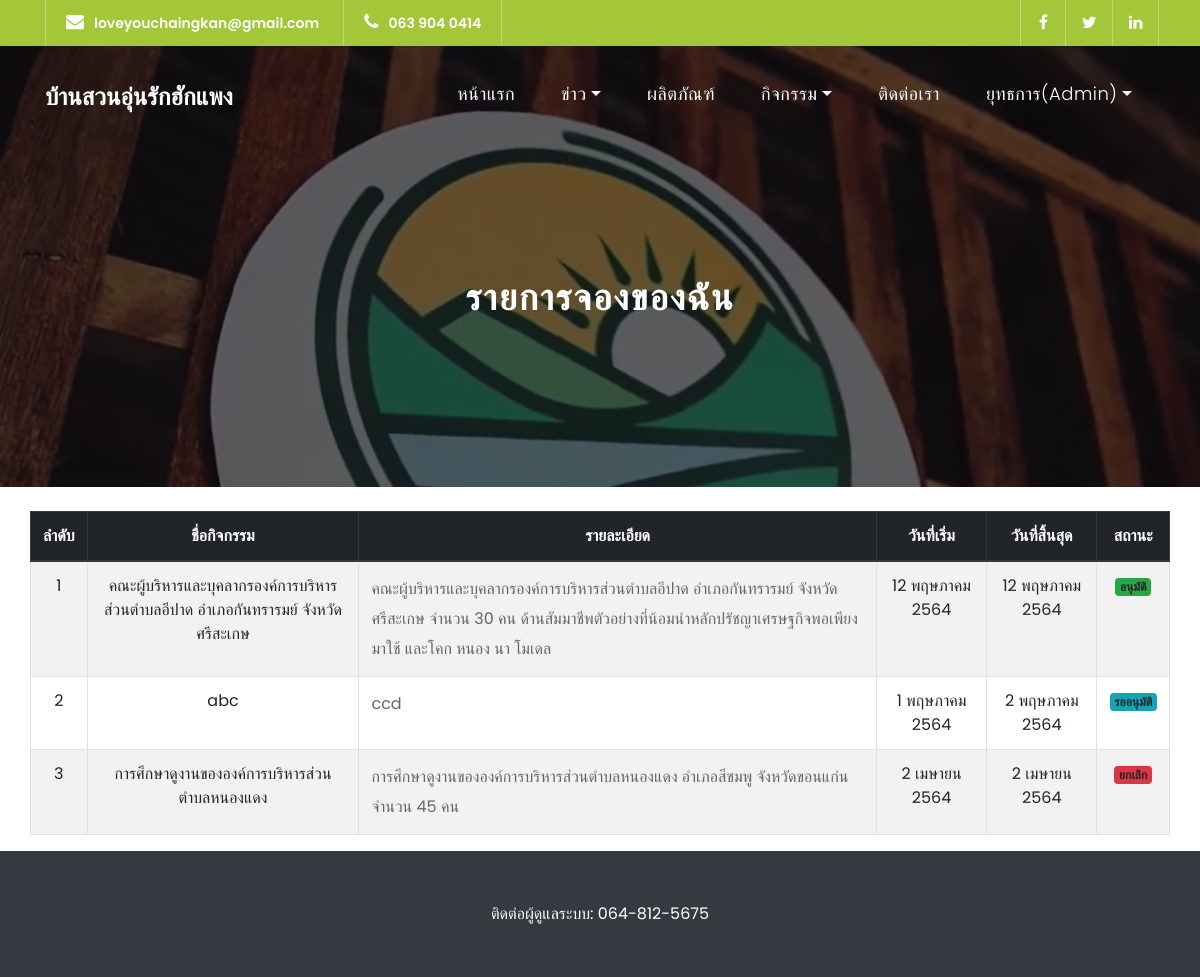
The page /mybooking.php (signed in) on the database its author committed.
### tables this page shows
CREATE TABLE `event` (
  `e_ID` int(11) NOT NULL,
  `ID_member` int(3) NOT NULL,
  `status` int(1) NOT NULL COMMENT 'สถานะ',
  `e_image` varchar(255) NOT NULL,
  `e_title` varchar(100) NOT NULL,
  `e_detail` text NOT NULL,
  `e_start` date NOT NULL,
  `e_end` date NOT NULL,
  `color` varchar(100) NOT NULL
);

### function.php (called while the page is built, shortened)
<?php
$thai_month_arr=array(
    "0"=>"",
    "1"=>"มกราคม",
    "2"=>"กุมภาพันธ์",
    "3"=>"มีนาคม",
    "4"=>"เมษายน",
    "5"=>"พฤษภาคม",
    "6"=>"มิถุนายน",
    "7"=>"กรกฎาคม",
    "8"=>"สิงหาคม",
    "9"=>"กันยายน",
    "10"=>"ตุลาคม",
    "11"=>"พฤศจิกายน",
    "12"=>"ธันวาคม"
);
function thai_date_and_time($time){
    global $thai_day_arr,$thai_month_arr;
    @$thai_date_return.=date("j",$time);
    @$thai_date_return.=" ".$thai_month_arr[date("n",$time)];
    @$thai_date_return.= " ".(date("Y",$time)+543);
    return $thai_date_return;
}
?>

### mybooking.php (the view, shortened to what this page needs)
<?php require_once('menu-header.php');
?>
    <div class="page-heading header-text">
          <div class="container">
            <div class="row">
              <div class="col-md-12">
                <h1>รายการจองของฉัน</h1>
              </div>
            </div>
          </div>
    </div>
  <div class="container">
  <br>
    <?php
          $q = "SELECT * FROM `event`WHERE ID_member ='$_SESSION[m_ID]'ORDER BY `event`.`e_ID` DESC";
          $qq = $conx->query($q);
          $qn = $qq->num_rows;
        ?>
    <div class="row">
    <table class="table table-striped table-hover  table-bordered ">
          <thead class="thead-dark">
            <tr>
                <th class="text-center">ลำดับ</th>
                <th class="text-center">ชื่อกิจกรรม</th>
                <th class="text-center">รายละเอียด</th>
                <th class="text-center">วันที่เริ่ม</th>
                <th class="text-center">วันที่สิ้นสุด</th>
                <th class="text-center">สถานะ</th>
            </tr>
          </thead>
          <tbody>
          <?php
          if($qn > 0){
              for($i = 0; $i<$qn; $i++){
                  $row = $qq->fetch_assoc();
                  ?>
            <tr>
              <td class="text-center"><?php echo $i+1; ?></td>
              <td class="text-center"> <?php echo $row['e_title']; ?> </td>
              <td> <?php echo iconv_substr($row['e_detail'],0,300);?> </td>
              <td class="text-center"> <?php $dateData=$row['e_start']; echo thai_date_and_time(strtotime($dateData)); ?> </td>
              <td class="text-center"> <?php $dateData=$row['e_end']; echo thai_date_and_time(strtotime($dateData)); ?> </td>
              <td class="text-center"><?php
              if($row['status']==0){
                echo "<span class='badge bg-info'>รออนุมัติ</span>";
              }
              elseif($row['status']==1){
                echo "<span class='badge bg-success'>อนุมัติ</span>";
              }elseif($row['status']==2){
                echo "<span class='badge bg-warning'>ไม่อนุมัติ</span>";
              }if($row['status']==3){
                echo "<span class='badge bg-danger'>ยกเลิก</span>";
              }
              ?>
              </td>
            </tr>
        <?php } ?>
          </tbody>
        </table>
    <?php } ?>
    </div>
  </div>
<?php require_once('footer.php');?>

### assets/css/style.css (style rules this page uses)
body { font-family: 'Poppins', sans-serif; overflow-x: hidden; text-rendering: optimizeLegibility; -webkit-font-smoothing: antialiased; -moz-osx-font-smoothing: grayscale; }
p { margin-bottom: 0px; font-size: 16px; color: #666666; line-height: 30px; }
h1,h2,h3,h4,h5,h6 { margin: 0px; }
*, *:before, *:after { -webkit-box-sizing: border-box; box-sizing: border-box; -webkit-font-smoothing: antialiased; -moz-osx-font-smoothing: grayscale; }
.page-heading { text-align: center; background-image: url(../images/banner-image-1-1920x500.jpg); background-position: center center; background-repeat: no-repeat; background-size: cover; padding: 230px 0px 150px 0px; color: #fff; position: relative; }
.page-heading .container { position: relative; z-index: 2; }
.page-heading:before { content: ''; position: absolute; top: 0; left: 0; right: 0; bottom: 0; background-color: rgba(0,0,0,0.5); z-index: 1; }
.page-heading h1 { text-transform: capitalize; font-size: 36px; font-weight: 700; letter-spacing: 2px; margin-bottom: 18px; }

### rows shown on the page
event: e_title "คณะผู้บริหารและบุคลากรองค์การบริหารส่วนตำบลอีปาด อำเภอกันทรารมย์ จังหวัดศรีสะเกษ", e_detail "คณะผู้บริหารและบุคลากรองค์การบริหารส่วนตำบลอีปาด อำเภอกันทรารมย์ จังหวัดศรีสะเกษ จำนวน 30 คน ด้านสัมมาชีพตัวอย่างที่น้อมนำหลักปรัชญาเศรษฐกิจพอเพียงมาใช้ และโคก หนอง นา โมเดล", e_start "12 พฤษภาคม 2564", e_end "12 พฤษภาคม 2564", status "อนุมัติ"
event: e_title "abc", e_detail "ccd", e_start "1 พฤษภาคม 2564", e_end "2 พฤษภาคม 2564", status "รออนุมัติ"
event: e_title "การศึกษาดูงานขององค์การบริหารส่วนตำบลหนองแดง", e_detail "การศึกษาดูงานขององค์การบริหารส่วนตำบลหนองแดง อำเภอสีชมพู จังหวัดขอนแก่น จำนวน 45 คน", e_start "2 เมษายน 2564", e_end "2 เมษายน 2564", status "ยกเลิก"

### other values the page prints
$_SESSION['f_name'] "ยุทธการ"
$_SESSION['role'] "Admin"
